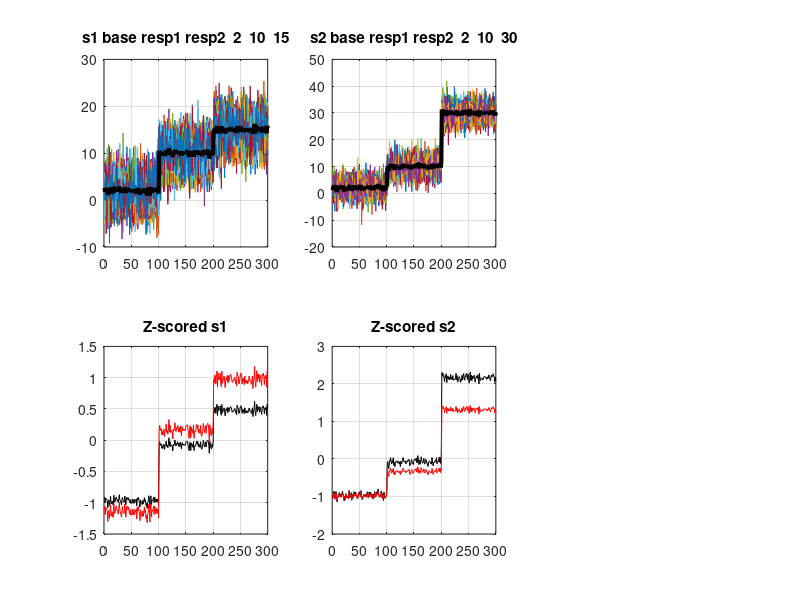

Write the MATLAB code that produced this figure. (Note: this script raises an error after producing the figure.)
function testsim_z_score_normalization_pertrial_vs_concatenated
% test z-score normalization

% two "conditions", three epochs: "baseline" "response1" "response2"
	
% condition 1
n_trials1 = 50;
n_samples1 = 300;
amp1(1) = 2; % baseline
amp1(2) = 10; % response 1
amp1(3) = 15; % response 2
noise1(1) = 3; % the more is noise, the smaller is the z-score
noise1(2) = 3;
noise1(3) = 3;

% condition 2
n_trials2 = 25;
n_samples2 = n_samples1;
amp2(1) = 2;
amp2(2) = 10;
amp2(3) = 30;
noise2(1) = 3; % the more is noise, the smaller is the z-score
noise2(2) = 3;
noise2(3) = 3;

idx1 = 1:n_trials1;
idx2 = n_trials1+1:n_trials1+n_trials2;

s1 = [amp1(1) + noise1(1)*randn(n_trials1,n_samples1/3) amp1(2) + noise1(2)*randn(n_trials1,n_samples1/3) amp1(3) + noise1(3)*randn(n_trials1,n_samples1/3)]; 
s2 = [amp2(1) + noise2(1)*randn(n_trials2,n_samples2/3) amp2(2) + noise2(2)*randn(n_trials2,n_samples2/3) amp2(3) + noise2(3)*randn(n_trials2,n_samples2/3)]; 
s = [s1; s2]; 

zs = zscore(reshape(s,(n_trials1+n_trials2)*n_samples1,1)); % z-scoring across concatenated trials
zzs = zscore(s,0,2); % z-scoring per trial

zs = reshape(zs,(n_trials1+n_trials2),n_samples1);

mean_s1 = mean(s1,1);
mean_s2 = mean(s2,1);


% Difference between two conditions
d = mean(s2,1) - mean(s1,1); % raw signal
dz = mean(zs(idx2,:),1) - mean(zs(idx1,:),1); % z-scored



t = 1:n_samples1;

figure('Position',[100 100 1200 400]);
subplot(2,3,1);
plot(s1'); hold on
plot(mean_s1,'k','LineWidth',3); hold on
title(sprintf('s1 base resp1 resp2  %s',num2str(amp1)));
grid on

hs4 = subplot(2,3,4);
plot(mean(zs(idx1,:),1),'k'); hold on
plot(mean(zzs(idx1,:),1),'r'); hold on
title(sprintf('Z-scored s1'));
grid on

subplot(2,3,2);
plot(s2'); hold on
plot(mean_s2,'k','LineWidth',3); hold on
title(sprintf('s2 base resp1 resp2  %s',num2str(amp2)));
grid on

hs5 = subplot(2,3,5);
plot(mean(zs(idx2,:),1),'k'); hold on
plot(mean(zzs(idx2,:),1),'r'); hold on
title(sprintf('Z-scored s2'));
grid on

ig_set_axes_equal_lim([hs4 hs5],'all');

subplot(2,3,3);
plot(t,d,'k','LineWidth',1); hold on
title(sprintf('s2 - s1'));
grid on

subplot(2,3,6);
plot(t,dz,'k','LineWidth',1); hold on
title(sprintf('zs 2 - zs 1'));
grid on




end